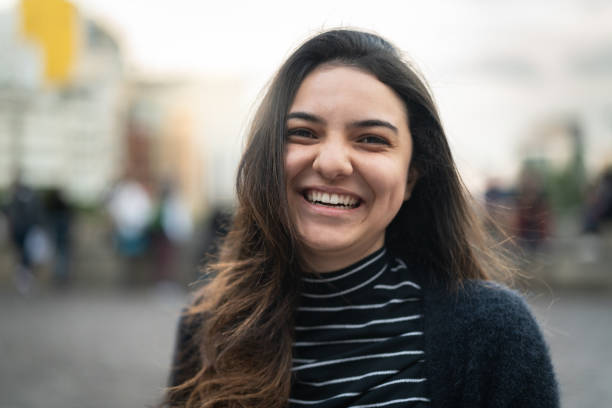
#> input picture Photos/pic2.jpg, 612 x 408 px
$ python histogram.py
#> lines starting #> are read from the running program, lines starting #| are printed output that depends on the picture; after the words box and inside, x2 and y2 are one past the last pixel; in counts of white or black regions, pixels touching at a corner belong together
#importing the libraries
import cv2 as cv
import matplotlib.pyplot as plt
import numpy as np

img = cv.imread("Photos/pic2.jpg")
#> img is the input picture: shape (408, 612, 3); mean B, G, R 124.3, 130.1, 134.5
cv.imshow("Image", img)

# gray = cv.cvtColor(img, cv.COLOR_BGR2GRAY)
# cv.imshow("Gray Scale", gray)

blank = np.zeros(img.shape[:2], dtype="uint8")
cv.imshow("Blank", blank)

# Making A Masked Image
mask = cv.circle(blank, (img.shape[1]//2, img.shape[0]//2), 150, 255, -1)
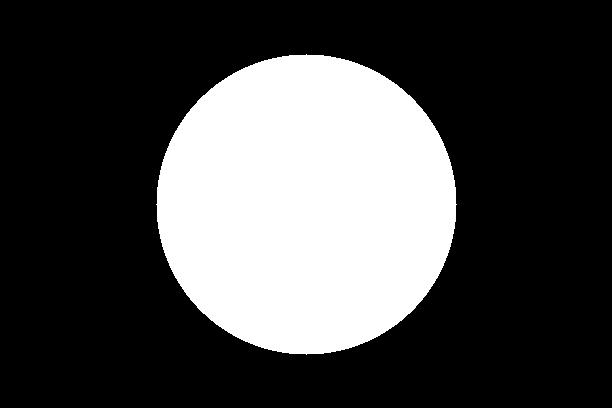
#> blank: shape (408, 612); 28.3% white; 1 white region, box (x1, y1, x2, y2) and area: (156, 54, 457, 355) 70681

# MASK
masked = cv.bitwise_and(img, img, mask=mask)
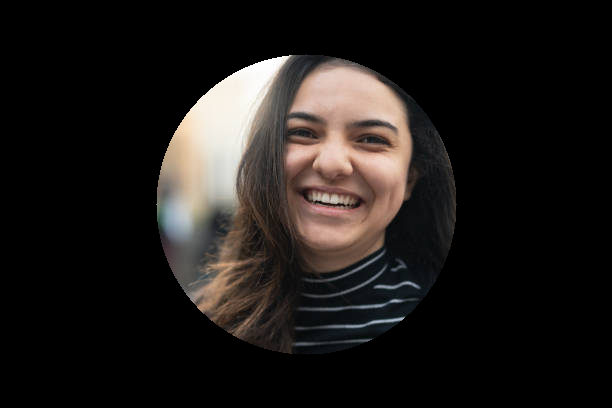
#> masked: shape (408, 612, 3); mean B, G, R 25.2, 27.2, 30.9
cv.imshow("Masked Image", masked)

# [12 lines of commented-out code are left out]
plt.figure()
plt.title("Color Image - Sacle HistoGram")
plt.xlabel("Bins")
plt.ylabel("# of pixles")

color = ('b', 'g', 'r')
for i, col in enumerate(color):
    hist = cv.calcHist([img], [i], mask, [256], [0,256])
    plt.plot(hist, color=col)
    plt.xlim([0,256])

plt.show()
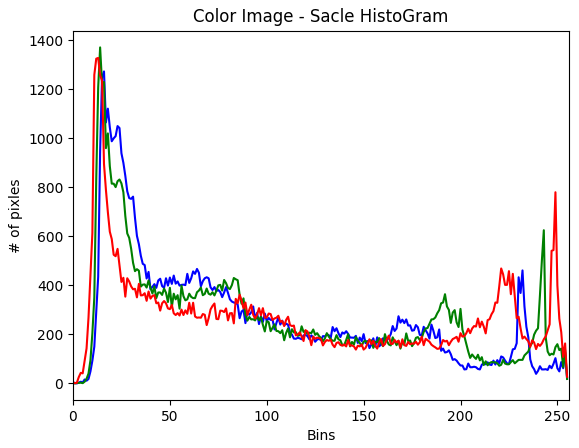
#> figure drawn by matplotlib, 1 panel; curve peaks at x = 16, y = 1273; curve peaks at x = 14, y = 1371; curve peaks at x = 13, y = 1328

cv.waitKey(0)

$ run again, with Photos/pic4.jpg copied over Photos/pic2.jpg
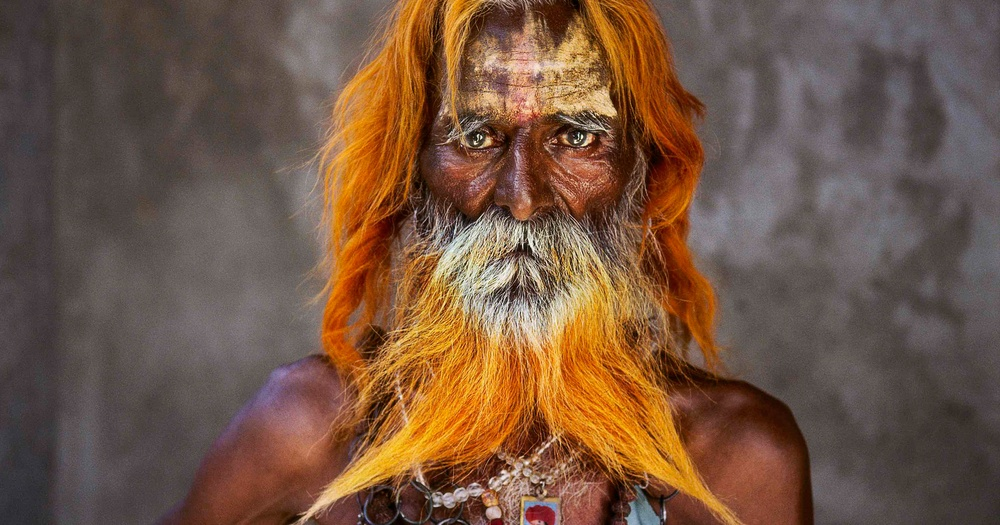
#> input picture Photos/pic4.jpg, 1000 x 525 px, shrunk from 2898 x 1521 before the run
#> img is the input picture: shape (525, 1000, 3); mean B, G, R 67.5, 86.3, 115.2
#> `mask = cv.circle(blank, (img.shape[1]//2, img.shape[0]//2), 150, 255, ..`:
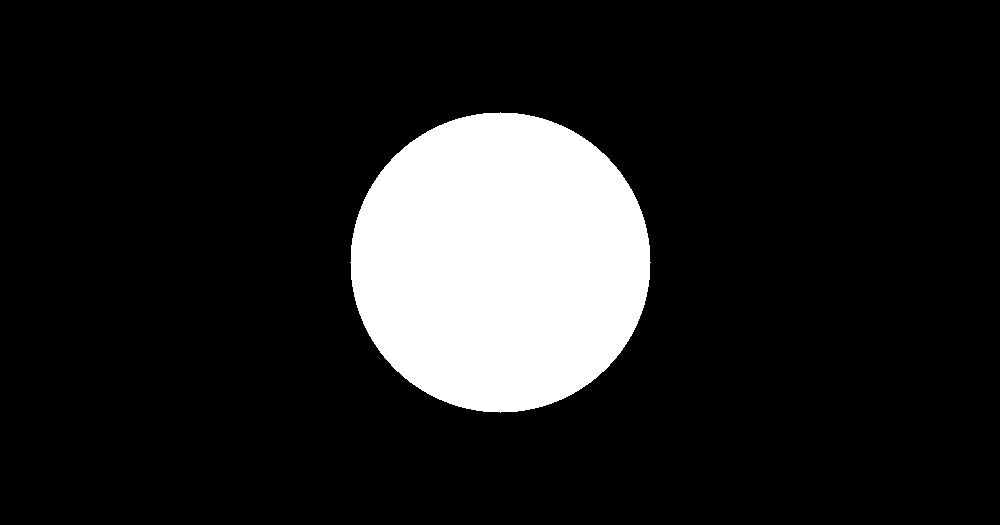
#> blank: shape (525, 1000); 13.5% white; 1 white region, box (x1, y1, x2, y2) and area: (350, 112, 651, 413) 70681
#> `plt.show()`:
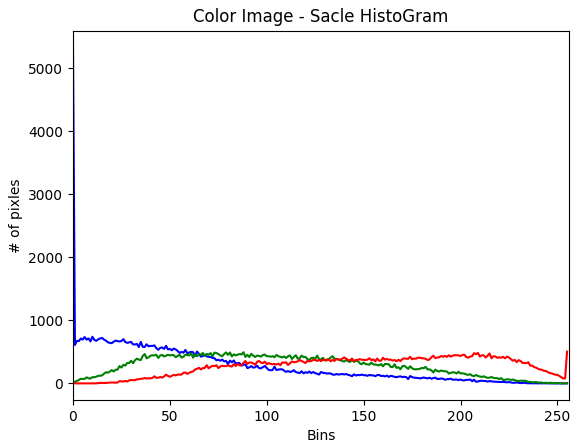
#> figure drawn by matplotlib, 1 panel; curve peaks at x = 0, y = 5329; curve peaks at x = 88, y = 494; curve peaks at x = 255, y = 504

$ run again, with Photos/buston.jpg copied over Photos/pic2.jpg
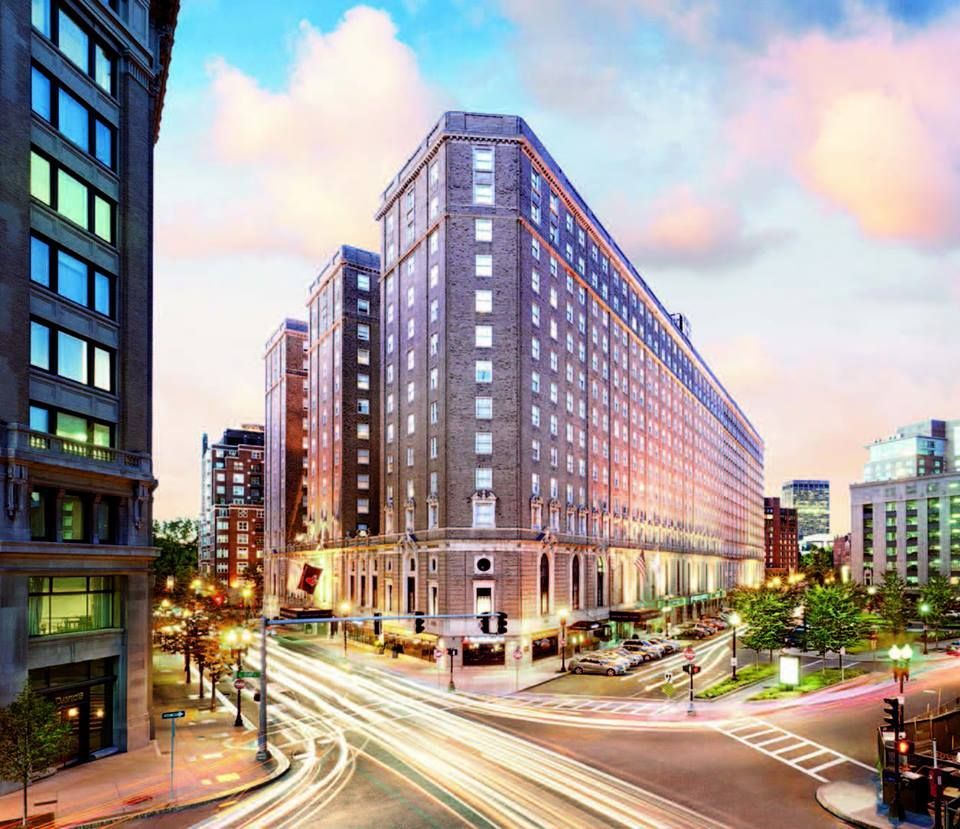
#> input picture Photos/buston.jpg, 960 x 829 px
#> img is the input picture: shape (829, 960, 3); mean B, G, R 152.5, 154.7, 164.5
#> `mask = cv.circle(blank, (img.shape[1]//2, img.shape[0]//2), 150, 255, ..`:
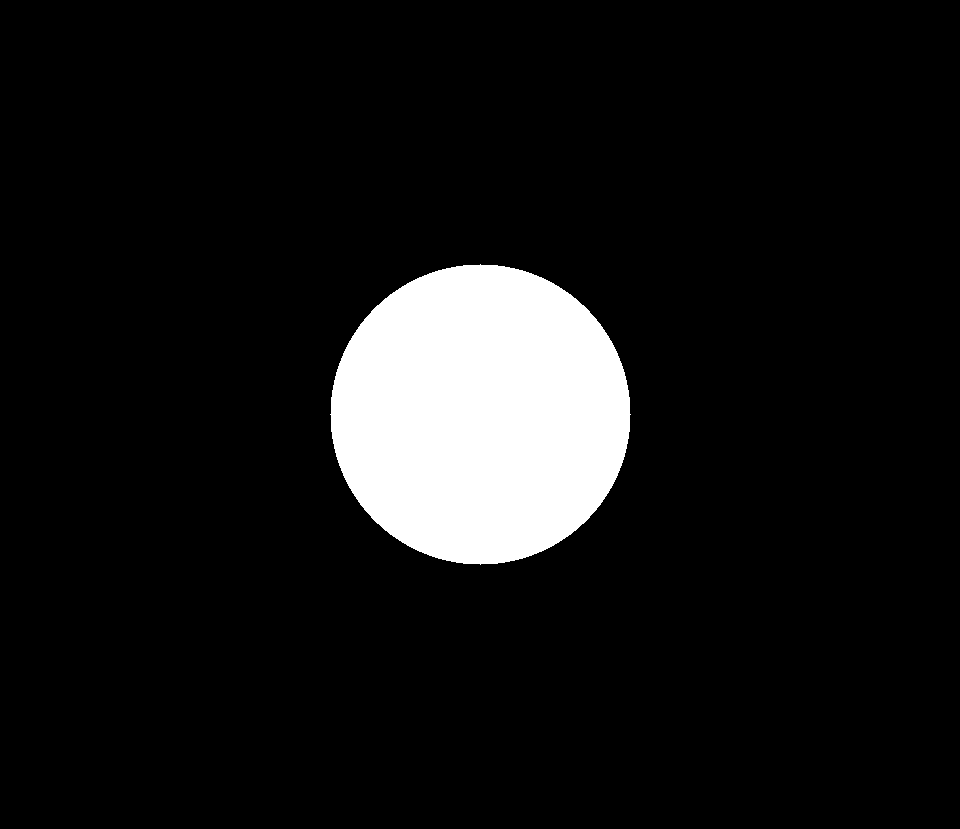
#> blank: shape (829, 960); 8.9% white; 1 white region, box (x1, y1, x2, y2) and area: (330, 264, 631, 565) 70681
#> `plt.show()`:
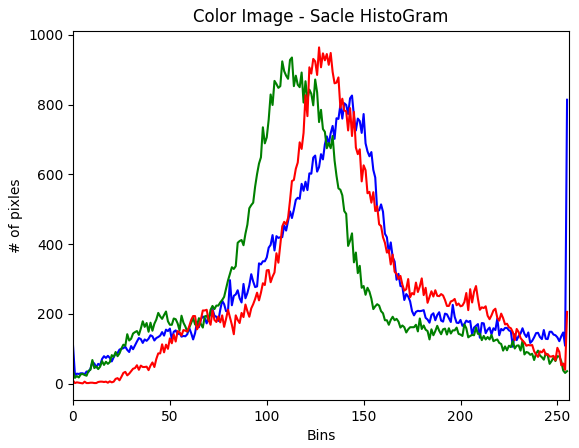
#> figure drawn by matplotlib, 1 panel; curve peaks at x = 144, y = 826; curve peaks at x = 113, y = 935; curve peaks at x = 127, y = 964
